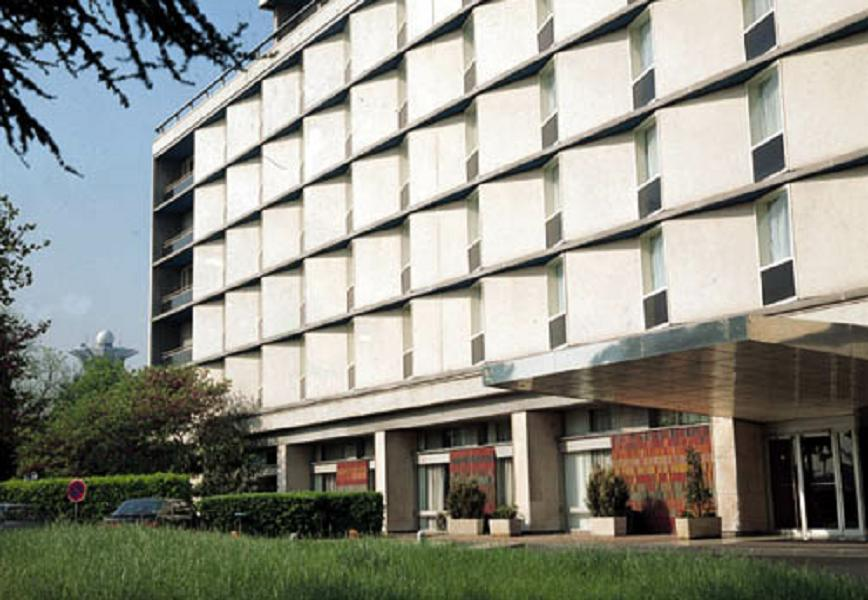
#> input picture 03_OpenCV/images/building.jpg, 868 x 600 px, given in place of building.png, which was not available
$ jupyter execute 11.ipynb   (text cells are left out)
#> lines starting #> are read from the running program, lines starting #| are printed output that depends on the picture; pictures that were not available may be replaced by others from this repository, and a replacement may not be noted
[cell 1]
import numpy as np
import cv2
import matplotlib.pyplot as plt

[cell 2]
from scipy.ndimage import convolve

def harris_corner_detector(image, threshold=0.01, window_size=3, k=0.04):
    # Compute gradients using Sobel filters
#> called with threshold = 0.01, window_size = 3, k = 0.04
    Ix = convolve(image, np.array([[-1, 0, 1]]), mode='constant')
    Iy = convolve(image, np.array([[-1], [0], [1]]), mode='constant')
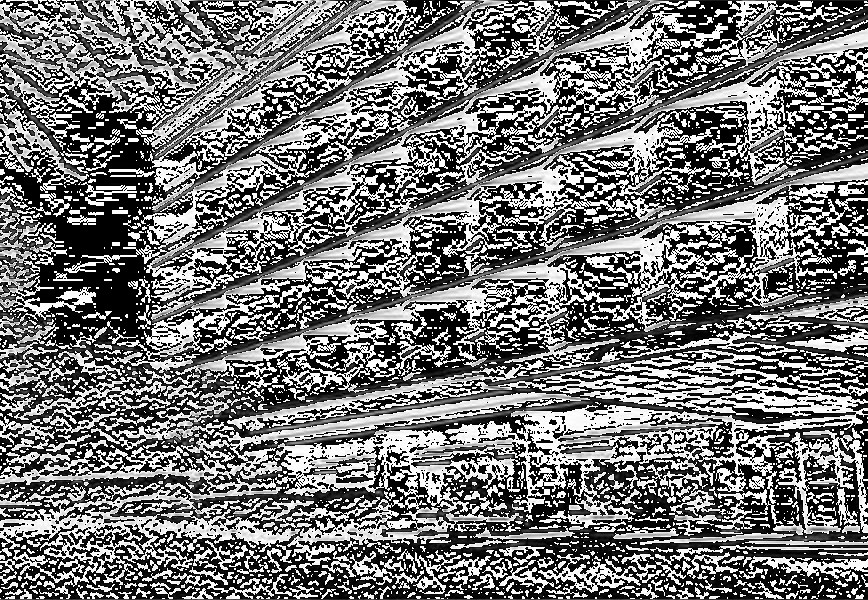
#> Iy: shape (600, 868); min 0, max 255, mean 115.9

    # Compute elements of the structure tensor
    Ix2 = Ix ** 2
    Iy2 = Iy ** 2
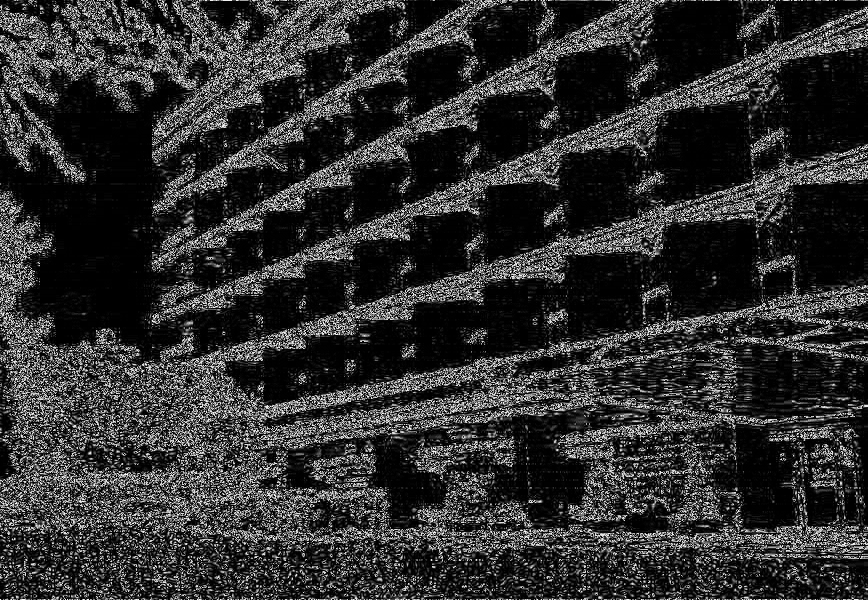
#> Iy2: shape (600, 868); min 0, max 249, mean 47.2
    Ixy = Ix * Iy
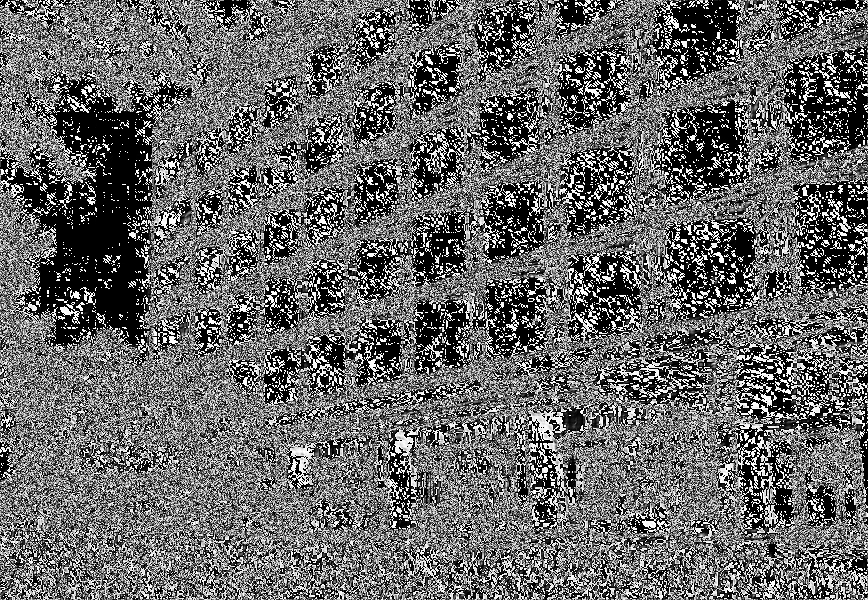
#> Ixy: shape (600, 868); min 0, max 255, mean 102.4

    # Compute the sum of squared gradients in the window
    Sxx = convolve(Ix2, np.ones((window_size, window_size)), mode='constant')
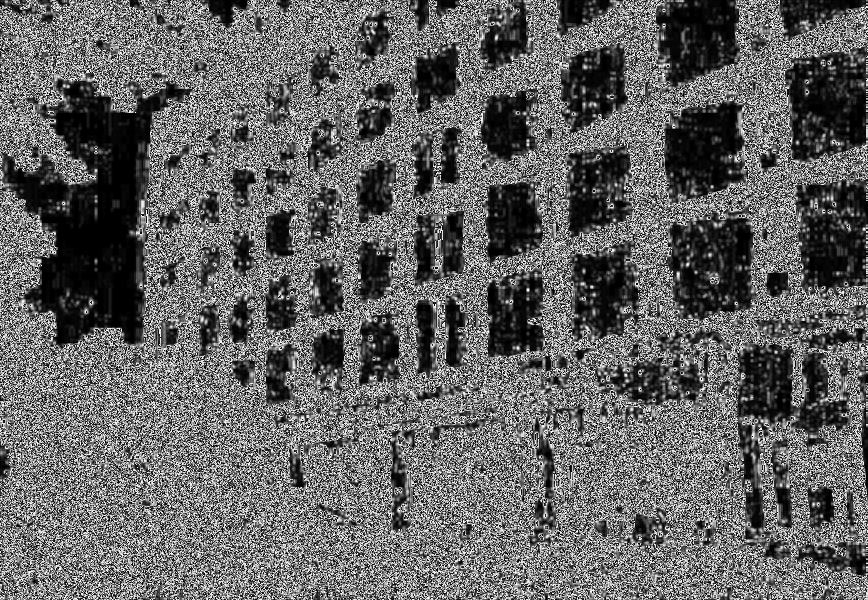
#> Sxx: shape (600, 868); min 0, max 255, mean 99.8
    Syy = convolve(Iy2, np.ones((window_size, window_size)), mode='constant')
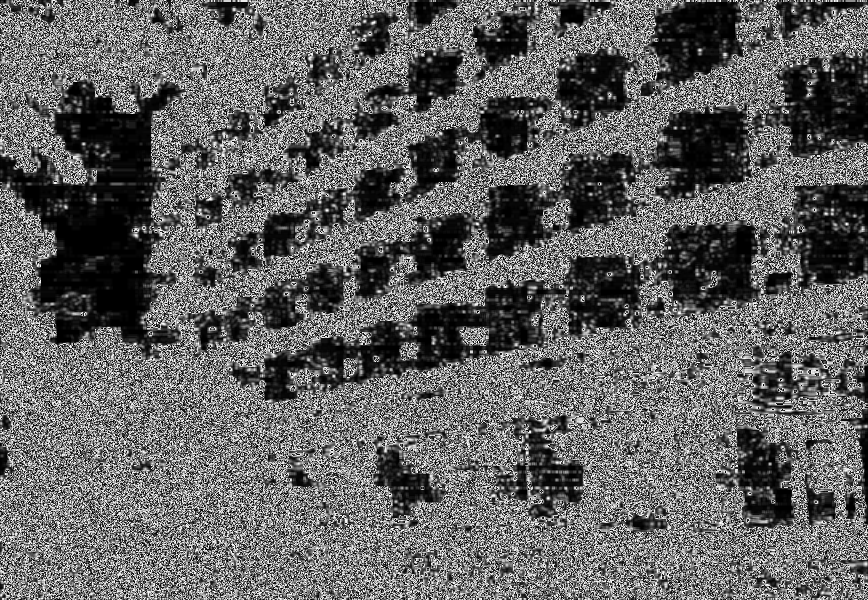
#> Syy: shape (600, 868); min 0, max 255, mean 97.5
    Sxy = convolve(Ixy, np.ones((window_size, window_size)), mode='constant')
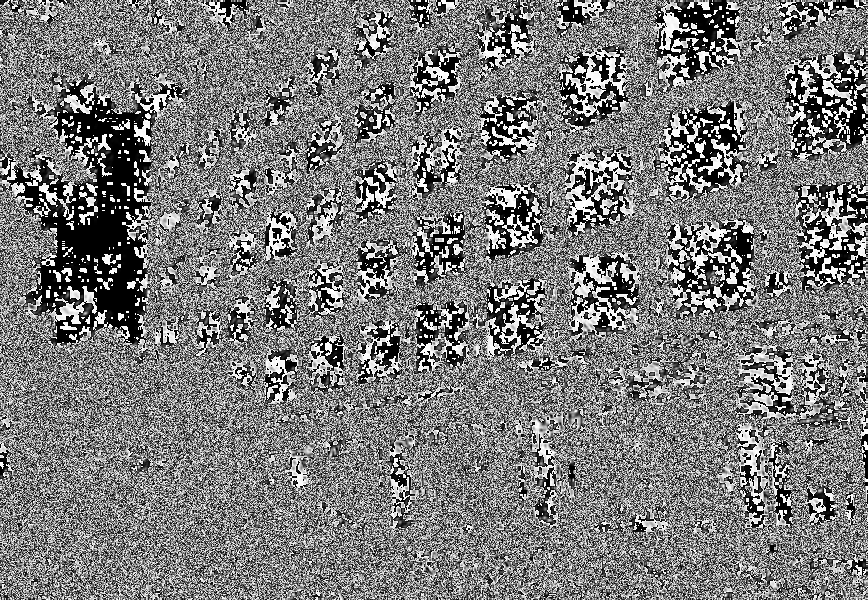
#> Sxy: shape (600, 868); min 0, max 255, mean 121.8

    # Compute the determinant and trace of the structure tensor
    det = Sxx * Syy - Sxy ** 2
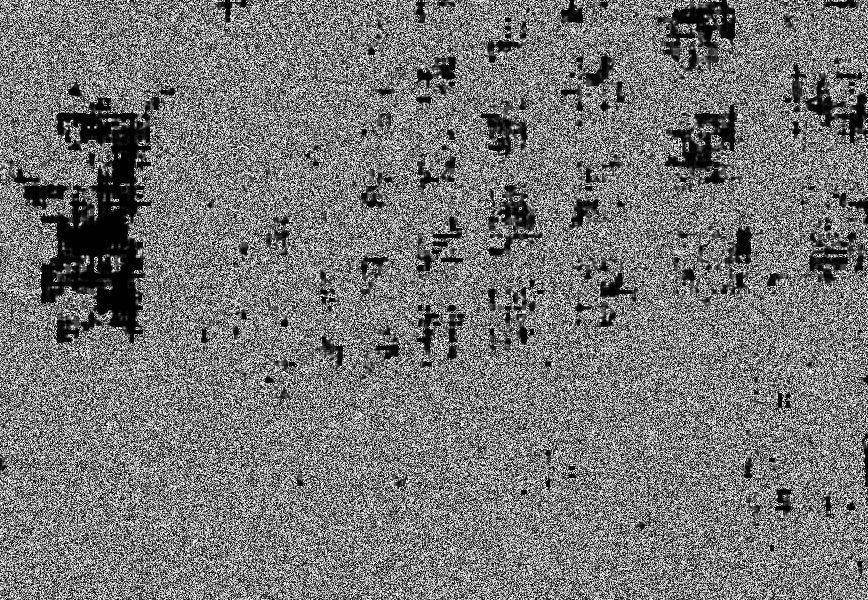
#> det: shape (600, 868); min 0, max 255, mean 118.8
    trace = Sxx + Syy
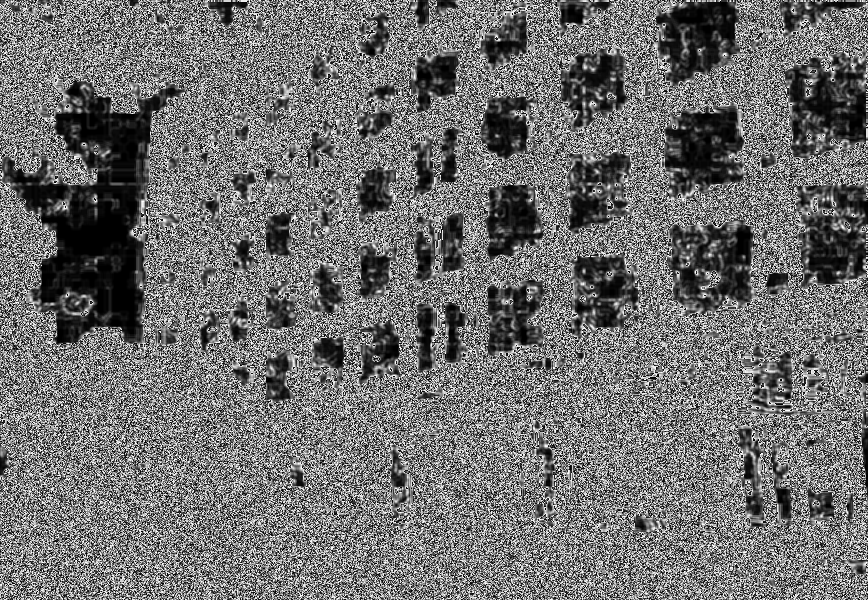
#> trace: shape (600, 868); min 0, max 255, mean 111.7

    # Harris response function
    R = det - k * trace ** 2

    # Thresholding to find corners
    corners = np.where(R > threshold * R.max())
#> corners = 487697 positions, rows 0 to 599, columns 0 to 867

    return corners


# Load an example image
image = cv2.imread('../contents/building.png', 0)

# Detect corners
corners = harris_corner_detector(image)
#> corners = 487697 positions, rows 0 to 599, columns 0 to 867

# Plot the original image with corners
plt.imshow(image, cmap='gray')
plt.plot(corners[1], corners[0], 'r.', markersize=1)
plt.title('Harris Corner Detector')
plt.show()
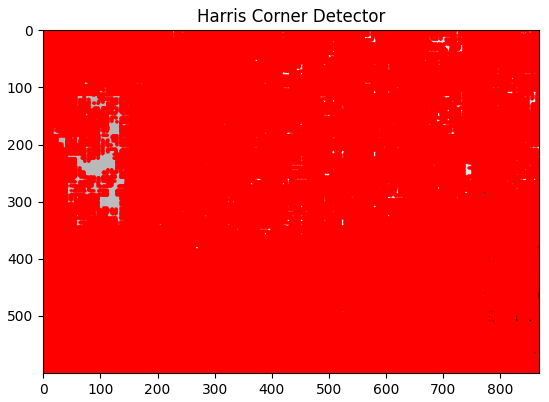
#> figure drawn by matplotlib, 1 panel

$ run again, with 03_OpenCV/images/HappyFish.jpg copied over 03_OpenCV/images/building.jpg
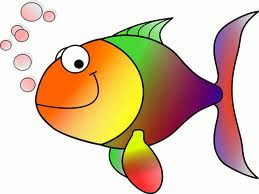
#> input picture 03_OpenCV/images/HappyFish.jpg, 259 x 194 px, given in place of building.png, which was not available
#> in harris_corner_detector, `trace = Sxx + Syy`:
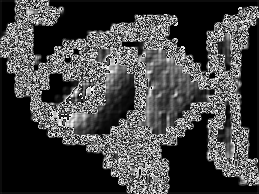
#> trace: shape (194, 259); min 0, max 255, mean 67.9
#> in harris_corner_detector, `corners = np.where(R > threshold * R.max())`: corners = 27902 positions, rows 0 to 193, columns 0 to 258
#> `plt.show()`:
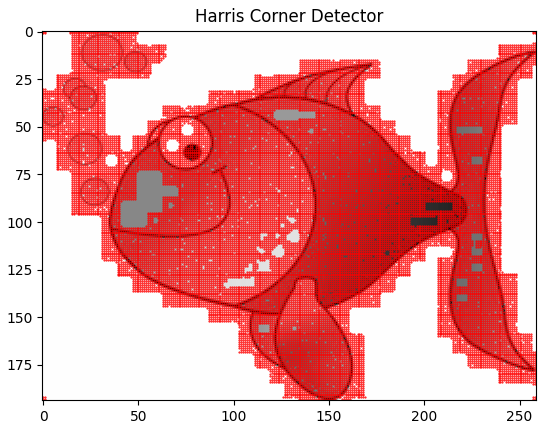
#> figure drawn by matplotlib, 1 panel
